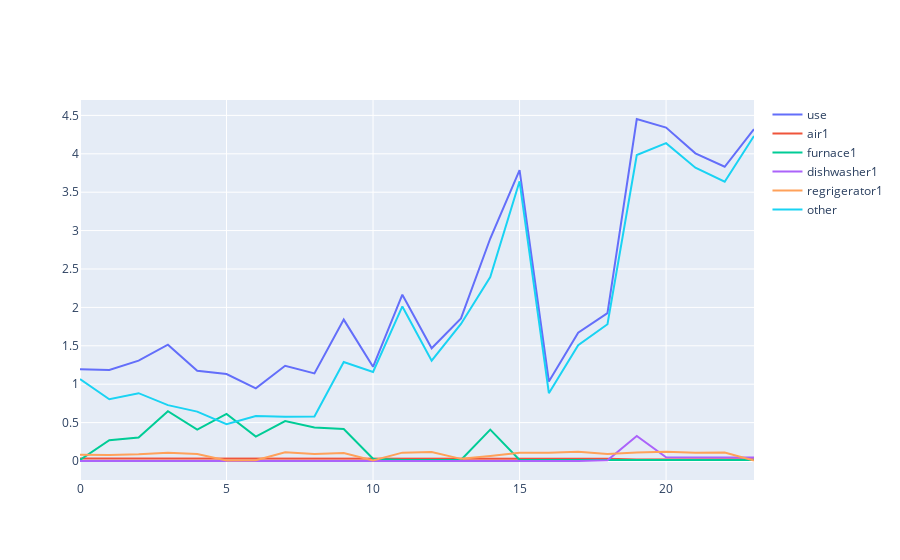

Write notebook code for a chart like this one.
### Code cell
from plotly.offline import download_plotlyjs, init_notebook_mode, plot, iplot 
import plotly.graph_objects as go

fig = go.Figure()



fig.update_layout(
    title="Plot Title",
    xaxis_title="x Axis Title",
    yaxis_title="y Axis Title",
    font=dict(
        family="Courier New, monospace",
        size=18,
        color="#7f7f7f"
    )
)

fig.show()

### Figure 1 — Plotly figure (JSON) as saved in the notebook; plotly's stock layout.template omitted (floating-point values rounded to 4 significant figures)
{"data": [{"name": "use", "type": "scatter", "x": [0, 1, 2, 3, 4, 5, 6, 7, 8, 9, 10, 11, 12, 13, 14, 15, 16, 17, 18, 19, 20, 21, 22, 23], "y": [1.194, 1.185, 1.307, 1.515, 1.175, 1.132, 0.946, 1.24, 1.14, 1.841, 1.226, 2.165, 1.468, 1.857, 2.897, 3.787, 1.035, 1.671, 1.925, 4.453, 4.341, 4.006, 3.831, 4.32]}, {"name": "air1", "type": "scatter", "x": [0, 1, 2, 3, 4, 5, 6, 7, 8, 9, 10, 11, 12, 13, 14, 15, 16, 17, 18, 19, 20, 21, 22, 23], "y": [0.032, 0.032, 0.032, 0.031, 0.032, 0.032, 0.032, 0.031, 0.032, 0.03, 0.032, 0.03, 0.031, 0.031, 0.028, 0.026, 0.033, 0.031, 0.03, 0.021, 0.022, 0.023, 0.024, 0.023]}, {"name": "furnace1", "type": "scatter", "x": [0, 1, 2, 3, 4, 5, 6, 7, 8, 9, 10, 11, 12, 13, 14, 15, 16, 17, 18, 19, 20, 21, 22, 23], "y": [0.013, 0.271, 0.305, 0.648, 0.408, 0.614, 0.317, 0.52, 0.437, 0.416, 0.029, 0.013, 0.013, 0.013, 0.408, 0.013, 0.013, 0.013, 0.013, 0.011, 0.012, 0.012, 0.012, 0.012]}, {"name": "dishwasher1", "type": "scatter", "x": [0, 1, 2, 3, 4, 5, 6, 7, 8, 9, 10, 11, 12, 13, 14, 15, 16, 17, 18, 19, 20, 21, 22, 23], "y": [0, 0, 0, 0, 0, 0, 0, 0, 0, 0, 0, 0, 0, 0, 0, 0, 0, 0, 0.01, 0.325, 0.049, 0.047, 0.047, 0.047]}, {"name": "regrigerator1", "type": "scatter", "x": [0, 1, 2, 3, 4, 5, 6, 7, 8, 9, 10, 11, 12, 13, 14, 15, 16, 17, 18, 19, 20, 21, 22, 23], "y": [0.083, 0.078, 0.087, 0.109, 0.092, 0.006, 0.01, 0.113, 0.091, 0.105, 0.006, 0.109, 0.117, 0.028, 0.066, 0.106, 0.106, 0.119, 0.091, 0.112, 0.119, 0.106, 0.111, 0.006]}, {"name": "other", "type": "scatter", "x": [0, 1, 2, 3, 4, 5, 6, 7, 8, 9, 10, 11, 12, 13, 14, 15, 16, 17, 18, 19, 20, 21, 22, 23], "y": [1.066, 0.804, 0.883, 0.727, 0.643, 0.48, 0.587, 0.576, 0.58, 1.29, 1.159, 2.013, 1.307, 1.785, 2.395, 3.642, 0.883, 1.508, 1.781, 3.984, 4.139, 3.818, 3.637, 4.232]}], "layout": {}}
